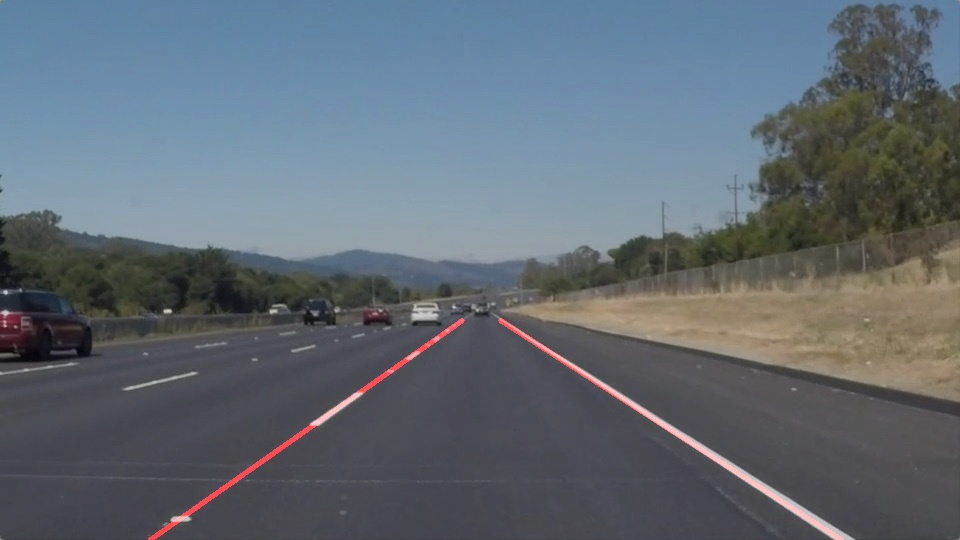
#> input picture test_images_out/solidWhiteRight.jpg, 960 x 540 px, found by its file name; the run also reads 2 pictures not shown here
$ jupyter execute --allow-errors lanedetection.ipynb   (shell and % lines are left out)
#> lines starting #> are read from the running program, lines starting #| are printed output that depends on the picture; after the words box and inside, x2 and y2 are one past the last pixel; in counts of white or black regions, pixels touching at a corner belong together
# Self-Driving Car Engineer Nanodegree

---

**Run the cell below to import some packages.  If you get an `import error` for a package you've already installed, try changing your kernel (select the Kernel menu above --> Change Kernel).  Still have problems?  Try relaunching Jupyter Notebook from the terminal prompt.  Also, consult the forums for more troubleshooting tips.**

## Import Packages

[cell 1]
#importing some useful packages
import matplotlib.pyplot as plt
import matplotlib.image as mpimg
import numpy as np
import cv2

## Read in an Image

[cell 2]
#reading in an image
image = mpimg.imread('test_images/solidWhiteRight.jpg')
#> image is the input picture: shape (540, 960, 3); mean R, G, B 97.1, 106.1, 114.9

#printing out some stats and plotting
print('This image is:', type(image), 'with dimensions:', image.shape)
#| This image is: <class 'numpy.ndarray'> with dimensions: (540, 960, 3)
plt.imshow(image)  # if you wanted to show a single color channel image called 'gray', for example, call as plt.imshow(gray, cmap='gray')

## Ideas for Lane Detection Pipeline

## Helper Functions

Below are some helper functions to help get you started. They should look familiar from the lesson!

[cell 3]
import math

def grayscale(img):
    """Applies the Grayscale transform
    This will return an image with only one color channel
    but NOTE: to see the returned image as grayscale
    (assuming your grayscaled image is called 'gray')
    you should call plt.imshow(gray, cmap='gray')"""
    return cv2.cvtColor(img, cv2.COLOR_RGB2GRAY)
    # Or use BGR2GRAY if you read an image with cv2.imread()
    # return cv2.cvtColor(img, cv2.COLOR_BGR2GRAY)

def canny(img, low_threshold, high_threshold):
    """Applies the Canny transform"""
    return cv2.Canny(img, low_threshold, high_threshold)

def gaussian_blur(img, kernel_size):
    """Applies a Gaussian Noise kernel"""
    return cv2.GaussianBlur(img, (kernel_size, kernel_size), 0)

def region_of_interest(img, vertices):
    """
    Applies an image mask.

    Only keeps the region of the image defined by the polygon
    formed from `vertices`. The rest of the image is set to black.
    `vertices` should be a numpy array of integer points.
    """
    #defining a blank mask to start with
    mask = np.zeros_like(img)

    #defining a 3 channel or 1 channel color to fill the mask with depending on the input image
    if len(img.shape) > 2:
        channel_count = img.shape[2]  # i.e. 3 or 4 depending on your image
        ignore_mask_color = (255,) * channel_count
    else:
        ignore_mask_color = 255

    #filling pixels inside the polygon defined by "vertices" with the fill color
    cv2.fillPoly(mask, vertices, ignore_mask_color)

    #returning the image only where mask pixels are nonzero
    masked_image = cv2.bitwise_and(img, mask)
    return masked_image


def draw_lines(img, lines, color=[255, 0, 0], thickness=3):
    """
    NOTE: this is the function you might want to use as a starting point once you want to
    average/extrapolate the line segments you detect to map out the full
    extent of the lane (going from the result shown in raw-lines-example.mp4
    to that shown in P1_example.mp4).

    Think about things like separating line segments by their
    slope ((y2-y1)/(x2-x1)) to decide which segments are part of the left
    line vs. the right line.  Then, you can average the position of each of
    the lines and extrapolate to the top and bottom of the lane.

    This function draws `lines` with `color` and `thickness`.
    Lines are drawn on the image inplace (mutates the image).
    If you want to make the lines semi-transparent, think about combining
    this function with the weighted_img() function below
    """

    # Easy Version
    # for line in lines:
    #     for x1,y1,x2,y2 in line:
    #         cv2.line(img, (x1, y1), (x2, y2), color, thickness)

    left_lane = []
    right_lane =[]

    for line in lines:
        for x1, y1, x2, y2 in line:
            if x2 - x1 != 0:
                slope = (y2 - y1) / (x2 - x1)
            else:
                continue
        if abs(slope) > 0.5:
            if slope < 0:
                left_lane.append(line)
            else:
                right_lane.append(line)


    left_x = []
    left_y = []
    right_x = []
    right_y = []

    for left in left_lane:
        x1, y1, x2, y2 = left[0]
        left_x.append(x1)
        left_x.append(x2)
        left_y.append(y1)
        left_y.append(y2)


    for right in right_lane:
        x1, y1, x2, y2 = right[0]
        right_x.append(x1)
        right_x.append(x2)
        right_y.append(y1)
        right_y.append(y2)

    slopeX, interceptX = np.polyfit(left_x, left_y, 1)
    y_low, y_high = 320, 540
    x_low_left, x_high_left = (320 - interceptX) / slopeX, (540 - interceptX) / slopeX

    cv2.line(img, (int(x_low_left), int(y_low)), (int(x_high_left), int(y_high)), color, thickness)

    slopeY, interceptY = np.polyfit(right_x, right_y, 1)
    y_low, y_high = 320, 540
    x_low_right, x_high_right = (320 - interceptY) / slopeY, (540 - interceptY) / slopeY

    cv2.line(img, (int(x_low_right), int(y_low)), (int(x_high_right), int(y_high)), color, thickness)


def hough_lines(img, rho, theta, threshold, min_line_len, max_line_gap):
    """
    `img` should be the output of a Canny transform.

    Returns an image with hough lines drawn.
    """
    lines = cv2.HoughLinesP(img, rho, theta, threshold, np.array([]), minLineLength=min_line_len, maxLineGap=max_line_gap)
    line_img = np.zeros((img.shape[0], img.shape[1], 3), dtype=np.uint8)
    draw_lines(line_img, lines)
    return line_img

# Python 3 has support for cool math symbols.

def weighted_img(img, initial_img, α=0.8, β=1., γ=0.):
    """
    `img` is the output of the hough_lines(), An image with lines drawn on it.
    Should be a blank image (all black) with lines drawn on it.

    `initial_img` should be the image before any processing.

    The result image is computed as follows:

    initial_img * α + img * β + γ
    NOTE: initial_img and img must be the same shape!
    """
    return cv2.addWeighted(initial_img, α, img, β, γ)

## Test Images

[cell 4]
import os
#> (the rest of this cell did not finish here and is left out)

## Build a Lane Finding Pipeline

[cell 5]
def img_process(image):
    # 1. Color threshoding
    hsv_image = cv2.cvtColor(image, cv2.COLOR_RGB2HSV)

    lower_white = np.array([0, 0, 200])
    upper_white = np.array([179, 20, 255])
    mask_white = cv2.inRange(hsv_image, lower_white, upper_white)

    lower_yellow = np.array([15, 80, 100])
    upper_yellow = np.array([55, 255, 255])
    mask_yellow = cv2.inRange(hsv_image, lower_yellow, upper_yellow)


    # [7 lines of commented-out code are left out]
    mask_hsv = cv2.bitwise_or(mask_yellow, mask_white)
    threshold_img = cv2.bitwise_and(image, image, mask=mask_hsv)
    output = cv2.cvtColor(threshold_img, cv2.COLOR_BGR2RGB)
    # cv2.imwrite("writeup_1.jpg", output)
    # plt.imshow(threshold_img)


    # 2. Grayscale
    gray_img = grayscale(threshold_img)

    # Apply Guassian Smoothing
    smooth_pic = gaussian_blur(gray_img, 5)
    # cv2.imwrite("writeup_2.jpg", smooth_pic)
    # plt.imshow(smooth_pic, cmap="gray")

    # 3. Canny Edge Detector
    canny_pic = canny(smooth_pic, 0, 100)
    # cv2.imwrite("writeup_3.jpg", canny_pic)
    # plt.imshow(canny_pic, cmap="gray")

    # 4. Region of interest selection
    # print(image.shape)
    region = np.array([[100, 540], [900, 540], [500, 320], [400, 320]])
    # img = np.zeros([560, 960],dtype=np.uint8)
    # cv2.fillPoly(img, [region], 255)
    rol_pic = region_of_interest(canny_pic, [region])
    # cv2.imwrite("writeup_4.jpg", rol_pic)
    # plt.imshow(rol_pic, cmap="gray")

    # 5. Line segment detection
    lines = hough_lines(rol_pic, 2, np.pi/180, 20, 10, 20)
    # cv2.imwrite("writeup_5.jpg", lines)
    # plt.imshow(lines)

    # 6. Line fitting
    weighted_line = weighted_img(lines, image.astype('uint8'))
    # plt.imshow(weighted_line)

    return weighted_line

[cell 6]
# Photo 1
image = mpimg.imread('test_images/solidWhiteCurve.jpg')
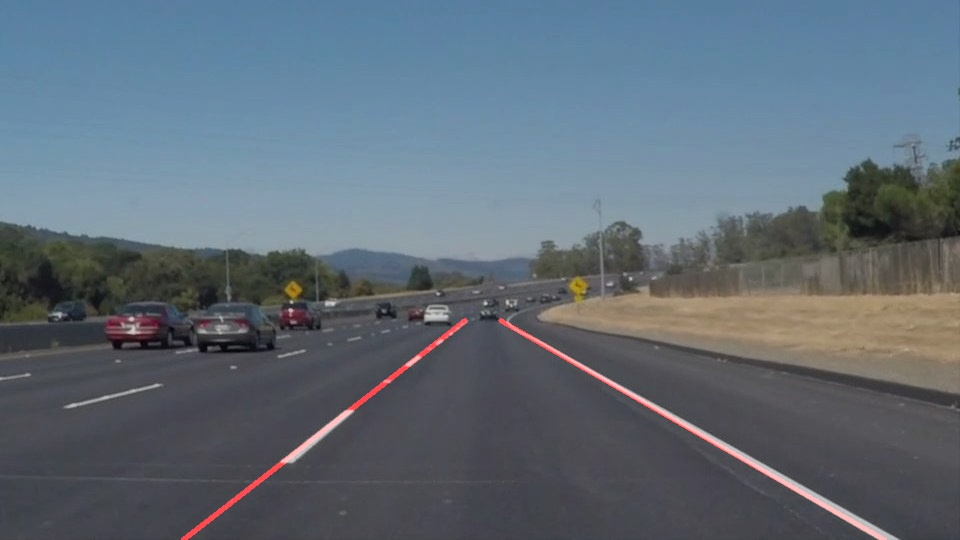
#> input picture test_images_out/solidWhiteCurve.jpg, 960 x 540 px, found by its file name
#> image is the input picture: shape (540, 960, 3); mean R, G, B 95.8, 107.6, 118.4
plt.imshow(img_process(image))
#> in img_process, `mask_white = cv2.inRange(hsv_image, lower_white, upper_white)`:
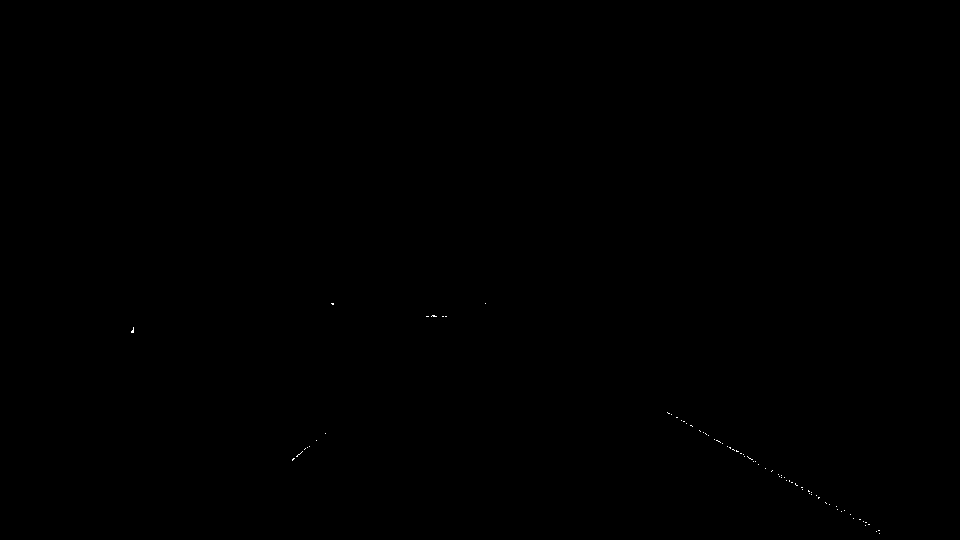
#> mask_white: shape (540, 960); 0.03% white in thin lines or dots, all inside (x1, y1, x2, y2) = (131, 303, 880, 534)
#> in hough_lines, `lines = cv2.HoughLinesP(img, rho, theta, threshold, np.array([]), minL..`: lines = [[666, 413, 880, 531], [667, 412, 880, 530], [757, 465, 880, 534], [293, 460, 325, 432], [291, 459, 326, 432], [681, 422, 880, 533], [291, 458, 324, 432], [672, 414, 880, 529], [297, 457, 326, 433]]
#> the loop in draw_lines, `for line in lines:` made 9 passes
#> after the loop in draw_lines, `for line in lines:`: left_lane = [[[293, 460, 325, 432]], [[291, 459, 326, 432]], [[291, 458, 324, 432]], [[297, 457, 326, 433]]]; right_lane = [[[666, 413, 880, 531]], [[667, 412, 880, 530]], [[757, 465, 880, 534]], [[681, 422, 880, 533]], [[672, 414, 880, 529]]]
#> the loop in draw_lines, `for left in left_lane:` made 4 passes
#> after the loop in draw_lines, `for left in left_lane:`: left_x = [293, 325, 291, 326, 291, 324, 297, 326]; left_y = [460, 432, 459, 432, 458, 432, 457, 433]
#> the loop in draw_lines, `for right in right_lane:` made 5 passes
#> (right, x1, y1, y2) on passes 1 to 5: ([[666, 413, 880, 531]], 666, 413, 531), ([[667, 412, 880, 530]], 667, 412, 530), ([[757, 465, 880, 534]], 757, 465, 534), ([[681, 422, 880, 533]], 681, 422, 533), ([[672, 414, 880, 529]], 672, 414, 529)
#> after the loop in draw_lines, `for right in right_lane:`: right_x = [666, 880, 667, 880, 757, 880, 681, 880, 672, 880]; right_y = [413, 531, 412, 530, 465, 534, 422, 533, 414, 529]
#> in draw_lines, `slopeX, interceptX = np.polyfit(left_x, left_y, 1)`: slopeX = -0.806; interceptX = 694.6
#> in draw_lines, `x_low_left, x_high_left = (320 - interceptX) / slopeX, (540 - intercep..`: x_low_left = 464.7; x_high_left = 191.7
#> in draw_lines, `slopeY, interceptY = np.polyfit(right_x, right_y, 1)`: slopeY = 0.557; interceptY = 41.76
#> in draw_lines, `x_low_right, x_high_right = (320 - interceptY) / slopeY, (540 - interc..`: x_low_right = 499.9; x_high_right = 895.2
#> in draw_lines, `cv2.line(img, (int(x_low_right), int(y_low)), (int(x_high_right), int(..`:
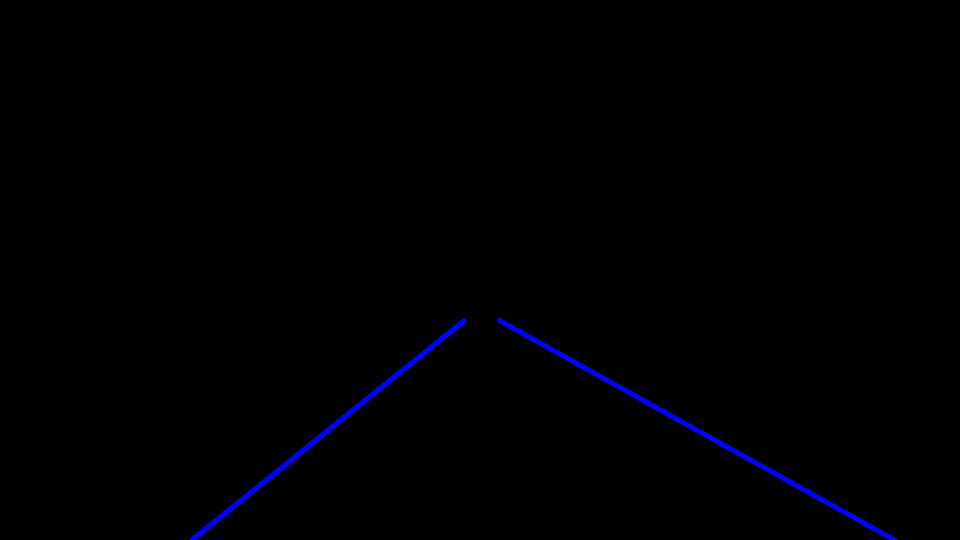
#> img: shape (540, 960, 3); mean of channels 0, 1, 2 2, 0, 0; drawn as B, G, R
#> in weighted_img, `return cv2.addWeighted(initial_img, α, img, β, γ)`:
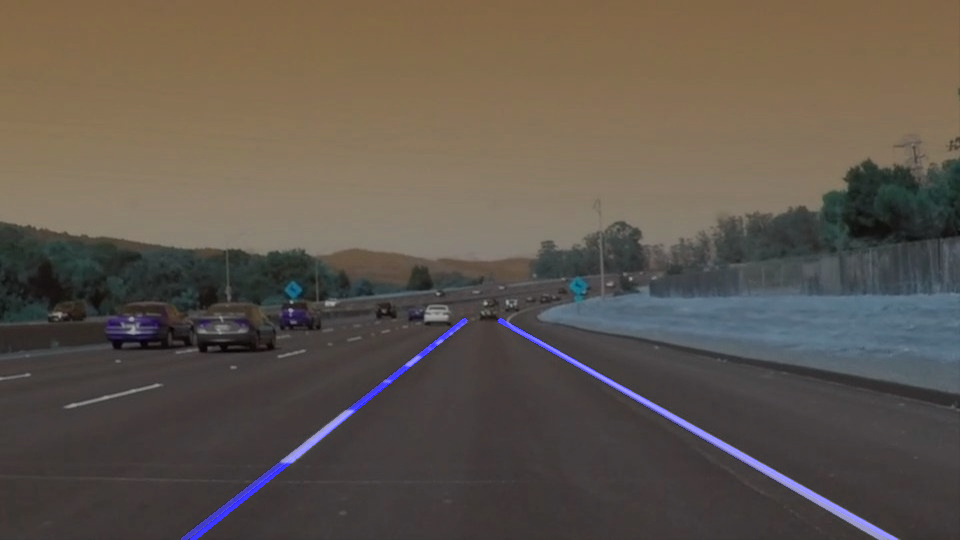
#> returned value: shape (540, 960, 3); mean of channels 0, 1, 2 77.4, 86, 94.8; drawn as B, G, R
output = cv2.cvtColor(img_process(image), cv2.COLOR_BGR2RGB)
#> the loop in draw_lines (call 2), `for line in lines:` made 9 passes
#> the loop in draw_lines (call 2), `for left in left_lane:` made 4 passes
#> the loop in draw_lines (call 2), `for right in right_lane:` made 5 passes
cv2.imwrite("test_images_out/solidWhiteCurve.jpg", output)
#> Out = True

[cell 7]
# Photo 2
image = mpimg.imread('test_images/solidWhiteRight.jpg')
#> (the rest of this cell did not finish here and is left out)

#> in region_of_interest (call 3), `masked_image = cv2.bitwise_and(img, mask)`:
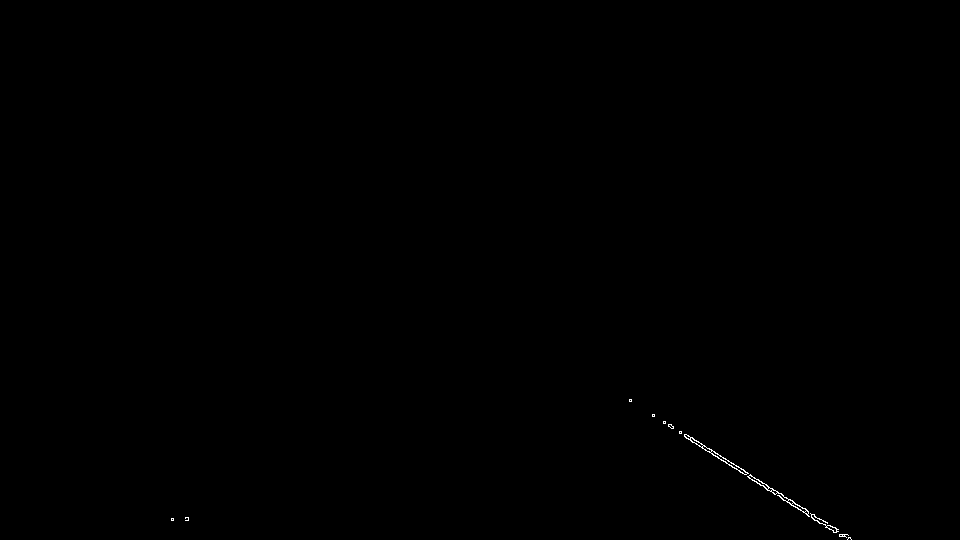
#> masked_image: shape (540, 960); 0.11% white in thin lines or dots, all inside (x1, y1, x2, y2) = (171, 399, 852, 540)
output = cv2.cvtColor(img_process(image), cv2.COLOR_BGR2RGB)
cv2.imwrite("test_images_out/solidWhiteRight.jpg", output)

[cell 8]
# Photo 3
image = mpimg.imread('test_images/solidYellowCurve.jpg')
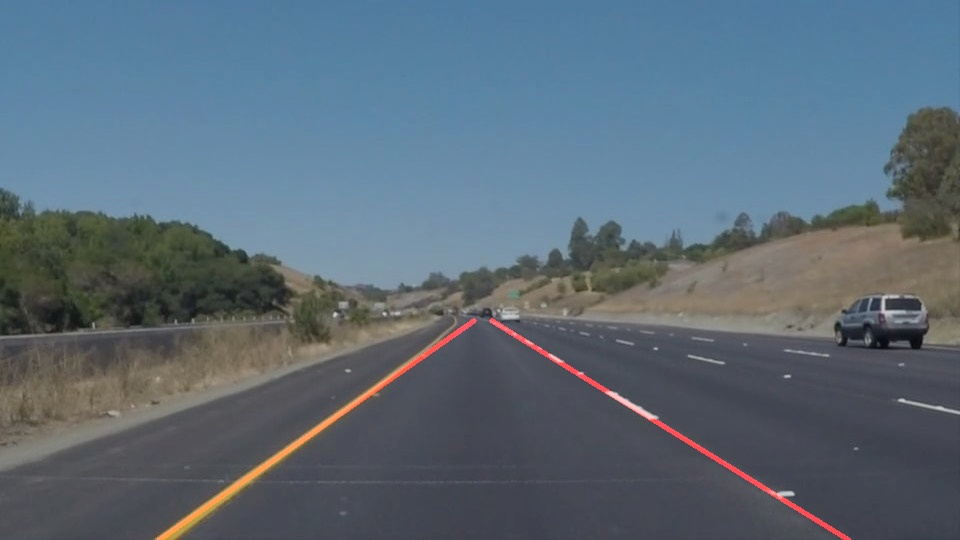
#> input picture test_images_out/solidYellowCurve.jpg, 960 x 540 px, found by its file name
#> image is the input picture: shape (540, 960, 3); mean R, G, B 91.4, 106.7, 119.3
#> (the rest of this cell did not finish here and is left out)

#> call 4 of canny, with low_threshold = 0, high_threshold = 100
#> in canny (call 4), `return cv2.Canny(img, low_threshold, high_threshold)`:
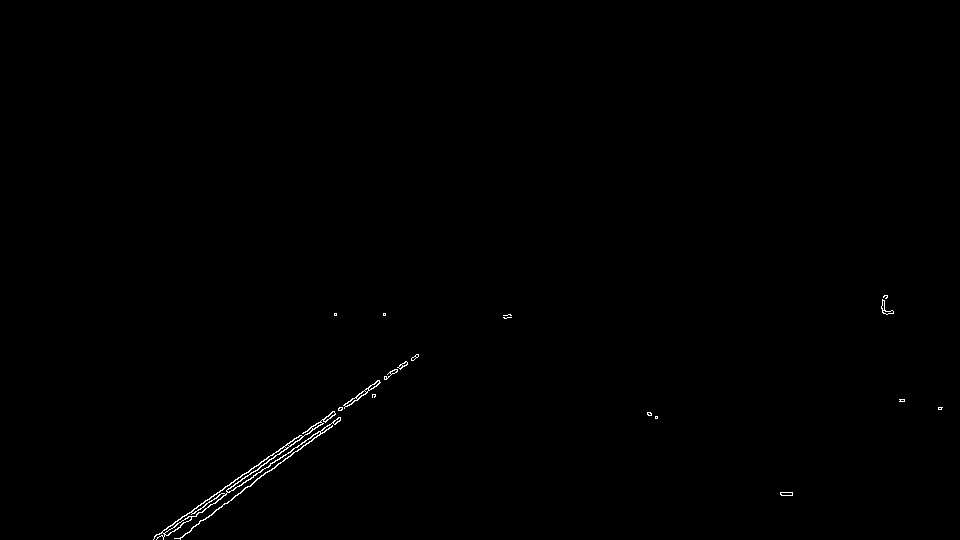
#> returned value: shape (540, 960); 0.3% white in thin lines or dots, all inside (x1, y1, x2, y2) = (153, 295, 943, 540)
output = cv2.cvtColor(img_process(image), cv2.COLOR_BGR2RGB)
cv2.imwrite("test_images_out/solidYellowCurve.jpg", output)

[cell 9]
# Photo 4
image = mpimg.imread('test_images/solidYellowCurve2.jpg')
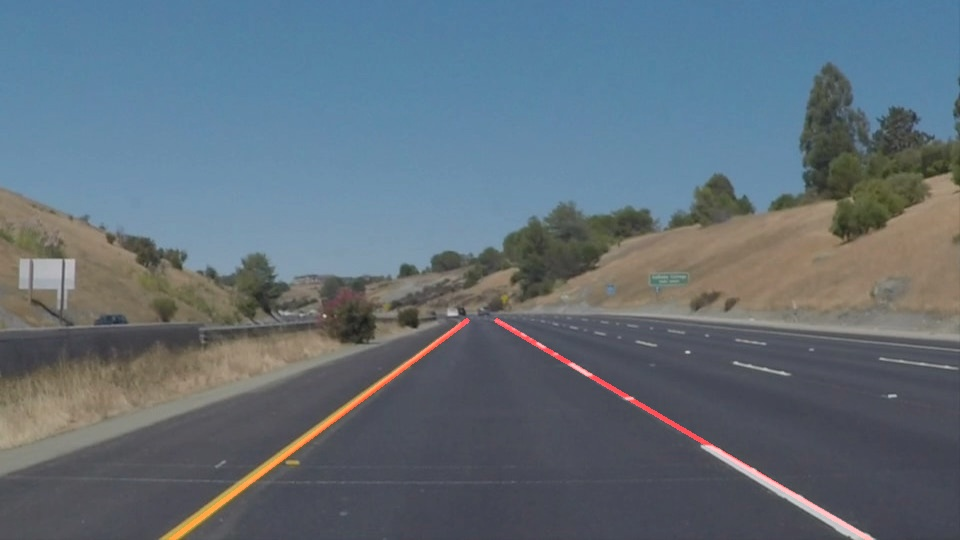
#> input picture test_images_out/solidYellowCurve2.jpg, 960 x 540 px, found by its file name
#> image is the input picture: shape (540, 960, 3); mean R, G, B 97.4, 110.8, 121.3
plt.imshow(img_process(image))
#> in img_process (call 5), `mask_hsv = cv2.bitwise_or(mask_yellow, mask_white)`:
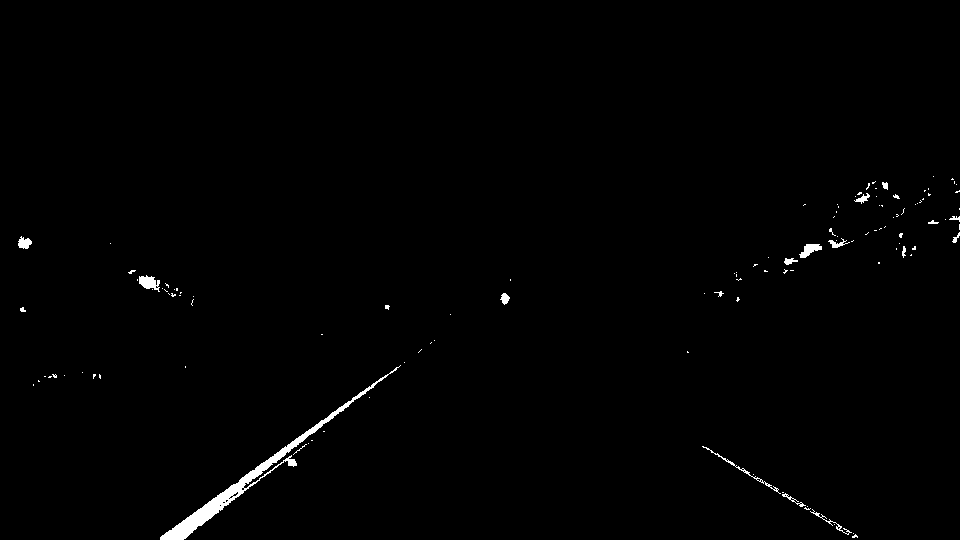
#> mask_hsv: shape (540, 960); 0.8% white; 121 white regions (103 under 20 px), largest, box (x1, y1, x2, y2) and area: (160, 365, 401, 540) 2392, (139, 275, 160, 292) 213, (799, 244, 822, 258) 175
#> in hough_lines (call 5), `lines = cv2.HoughLinesP(img, rho, theta, threshold, np.array([]), minL..`: lines = 21 rows, first 6: [184, 538, 254, 481], [160, 537, 394, 367], [223, 501, 419, 353], [185, 538, 312, 439], [706, 446, 853, 537], [702, 448, 852, 538]
output = cv2.cvtColor(img_process(image), cv2.COLOR_BGR2RGB)
cv2.imwrite("test_images_out/solidYellowCurve2.jpg", output)
#> Out = True

[cell 10]
# Photo 5
image = mpimg.imread('test_images/solidYellowLeft.jpg')
plt.imshow(img_process(image))
#> in hough_lines (call 7), `lines = cv2.HoughLinesP(img, rho, theta, threshold, np.array([]), minL..`: lines = 30 rows, first 6: [160, 539, 336, 415], [244, 471, 311, 429], [279, 441, 343, 397], [191, 501, 267, 451], [139, 537, 203, 495], [225, 485, 294, 440]
output = cv2.cvtColor(img_process(image), cv2.COLOR_BGR2RGB)
cv2.imwrite("test_images_out/solidYellowLeft.jpg", output)
#> Out = True

[cell 11]
# Photo 6
image = mpimg.imread('test_images/whiteCarLaneSwitch.jpg')
plt.imshow(img_process(image))
#> in hough_lines (call 9), `lines = cv2.HoughLinesP(img, rho, theta, threshold, np.array([]), minL..`: lines = 22 rows, first 6: [176, 538, 387, 379], [201, 539, 321, 442], [745, 465, 874, 539], [252, 491, 390, 379], [743, 465, 864, 538], [267, 488, 373, 399]
output = cv2.cvtColor(img_process(image), cv2.COLOR_BGR2RGB)
cv2.imwrite("test_images_out/whiteCarLaneSwitch.jpg", output)
#> Out = True
